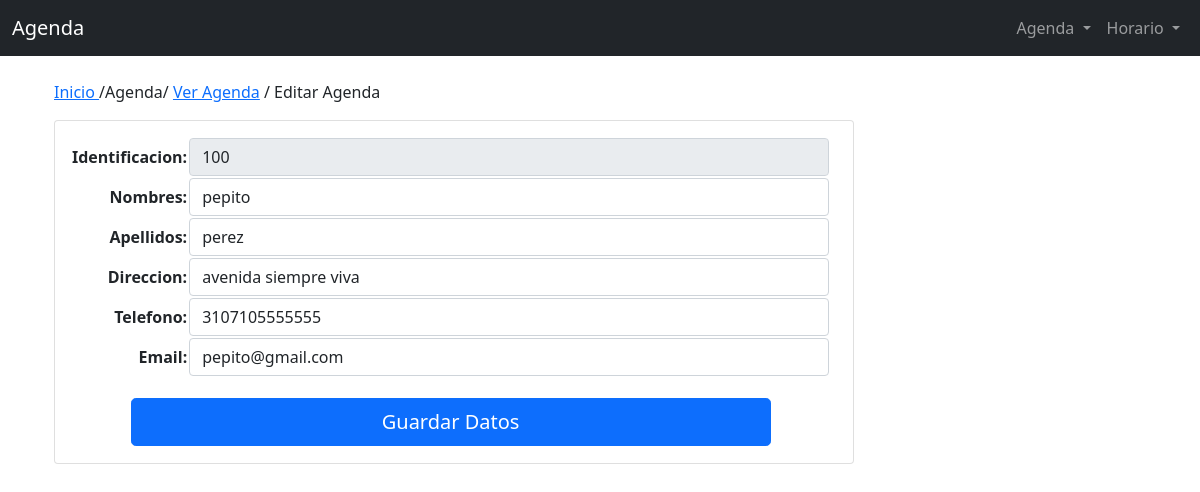
/admin/vista/agenda/editar.php?id=1, run on the app's committed database.
### tables this page shows
CREATE TABLE `agenda` (
  `IdAgenda` int(3) UNSIGNED NOT NULL,
  `Identificacion` varchar(10) NOT NULL,
  `Nombre` varchar(50) NOT NULL,
  `Apellido` varchar(50) NOT NULL,
  `Direccion` varchar(100) NOT NULL,
  `Telefono` varchar(15) NOT NULL,
  `Correo` varchar(150) NOT NULL
);

### admin/modelo/base/Conectar.php (called while the page is built, shortened)
<?php
class Conectar{
    public function __construct(){
        $this->conectar_db = new mysqli(DB_HOST, DB_USUARIO, DB_CONTRA, DB_BD);
    }
}
?>

### admin/modelo/agendaModel.php (called while the page is built, shortened)
<?php
require(BASE_PATH.'conectar.php');
class agendaModel extends Conectar{
     private $selec = "SELECT IdAgenda, Identificacion, Nombre, Apellido, Direccion, Telefono, Correo FROM agenda ";
public function getpostAgenda(){
    if(isset($_GET['id'])){
        $id=$_GET['id'];
        $query="$this->selec WHERE IdAgenda = $id";
        $resultado=$this->conectar_db->query($query);
        $resultado->fetch_array(MYSQLI_ASSOC);
           return  $resultado;
    }
 }
}
?>

### admin/vista/agenda/editar.php (the view, shortened to what this page needs)
<?php include(MODELO_PATH.'agendaModel.php');
$vagenda = new agendaModel();
$listaAgenda = $vagenda->getpostAgenda();
?>
<?php include(INCLUDES_PATH.'header.php'); ?>
<?php include(INCLUDES_PATH.'navbar.php'); ?>
<?php include(INCLUDES_PATH.'messajes.php'); ?>
<a href="#">Inicio </a> /Agenda/ <a href="lista.php?id=<?php echo $id = $_GET['id']; ?>">Ver Agenda</a> / Editar Agenda
<div class="card" style="width: 50rem;margin-top:1rem;">
<div class="card-body">
 <table name="tabla">
     <form name="fa" action="editar.php" method="post">
     <?php foreach($listaAgenda as $row): ?>
   <tr>
   <td class="form-group"> <strong>Identificacion:</td>
       <td class="form-group"> <input type="number" name="Ident" id="Ident" class="form-control" value="<?php echo $row['Identificacion']?>" placeholder="Ingrese identificacion" style="width: 40rem;" disabled></td>
  </tr>
  <tr>
   <td class="form-group" align="right"> <strong>Nombres:</td>
       <td class="form-group"> <input type="text" name="Nom" id="Nom" class="form-control" value="<?php echo $row['Nombre']?>" placeholder="Ingrese Nombres" onkeypress="return sololetras(event)" style="width: 40rem;" required></td>
  </tr>
  <td class="form-group" align="right"> <strong>Apellidos:</td>
       <td class="form-group"> <input type="text" name="Ape" id="Ape" class="form-control" value="<?php echo $row['Apellido']?>" placeholder="Ingrese Apellidos" onkeypress="return sololetras(event)" style="width: 40rem;" required></td>
  <td class="form-group" align="right"> <strong>Direccion:</td>
       <td class="form-group"> <input type="text" name="Dir" id="Dir" class="form-control" value="<?php echo $row['Direccion']?>" placeholder="Ingrese Direccion" onkeypress="return solodir(event)" style="width: 40rem;" required></td>
  <td class="form-group" align="right"> <strong>Telefono:</td>
       <td class="form-group"> <input type="number" name="Tel" id="Tel" class="form-control" value="<?php echo $row['Telefono']?>" placeholder="Ingrese Telefono" onkeypress="return solonumeros(event)" style="width: 40rem;" required></td>
  <td class="form-group" align="right"> <strong>Email:</td>
       <td class="form-group"> <input type="email" name="Cor" id="Cor" class="form-control" value="<?php echo $row['Correo']?>" placeholder="Ingrese correo electronico ejemplo@misena.edu.co" style="width: 40rem;" required></td>
  <td class="form-group" align="center" colspan="2">
    <input type="submit" name="gAgenda" id="gAgenda" class="btn btn-primary btn-lg" value="Guardar Datos" style="width: 40rem; margin-top: 20px;"></td>
  <?php endforeach ?>
</form>
</table>
</div>
</div>
<?php include(INCLUDES_PATH.'footer.php'); ?>

### data on the page
agenda: Ident "100", Nom "pepito", Ape "perez", Dir "avenida siempre viva", Tel "3107105555555", Cor "pepito@gmail.com"
